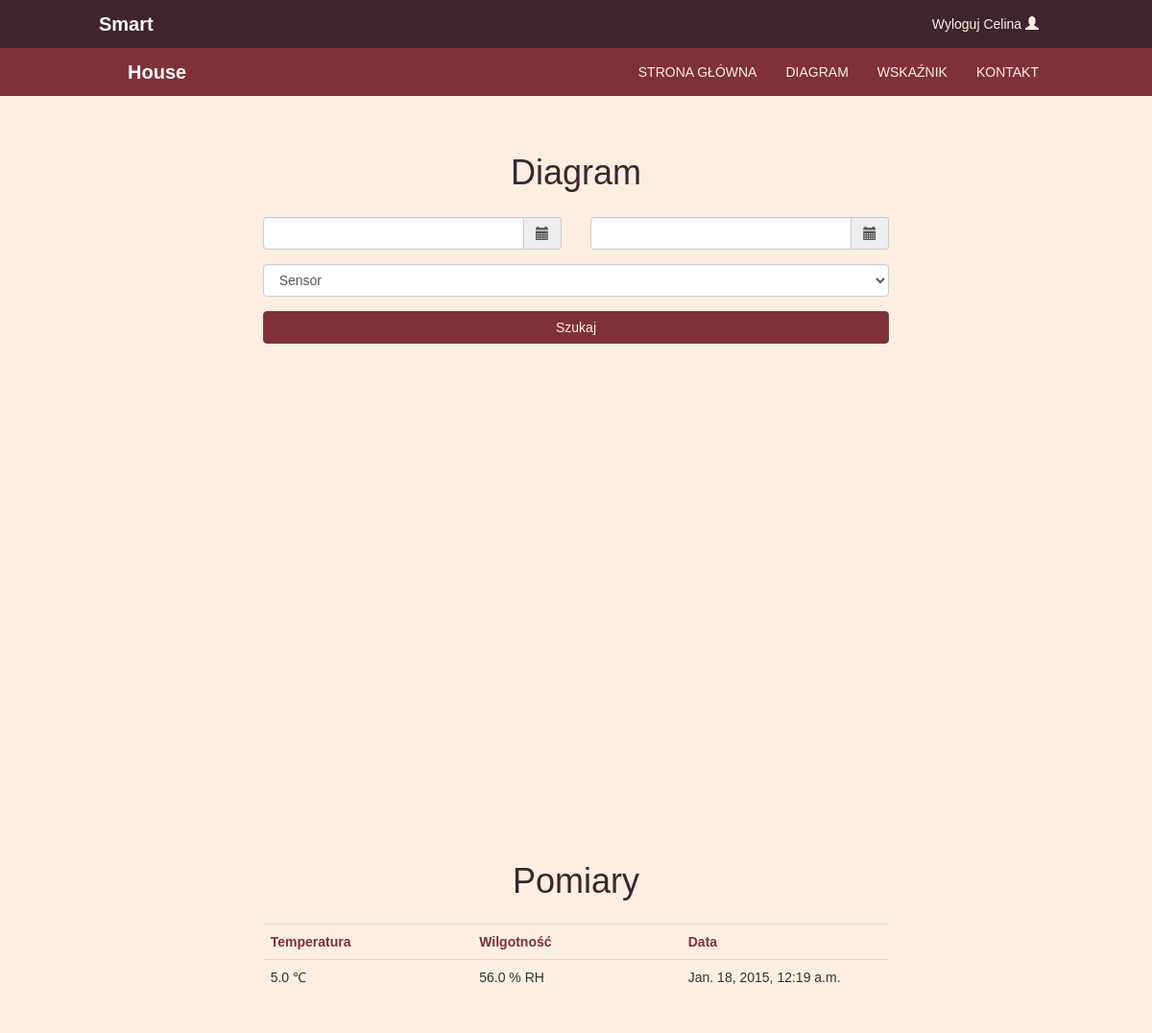
Before: /diagram/ (signed in) with the older database file.
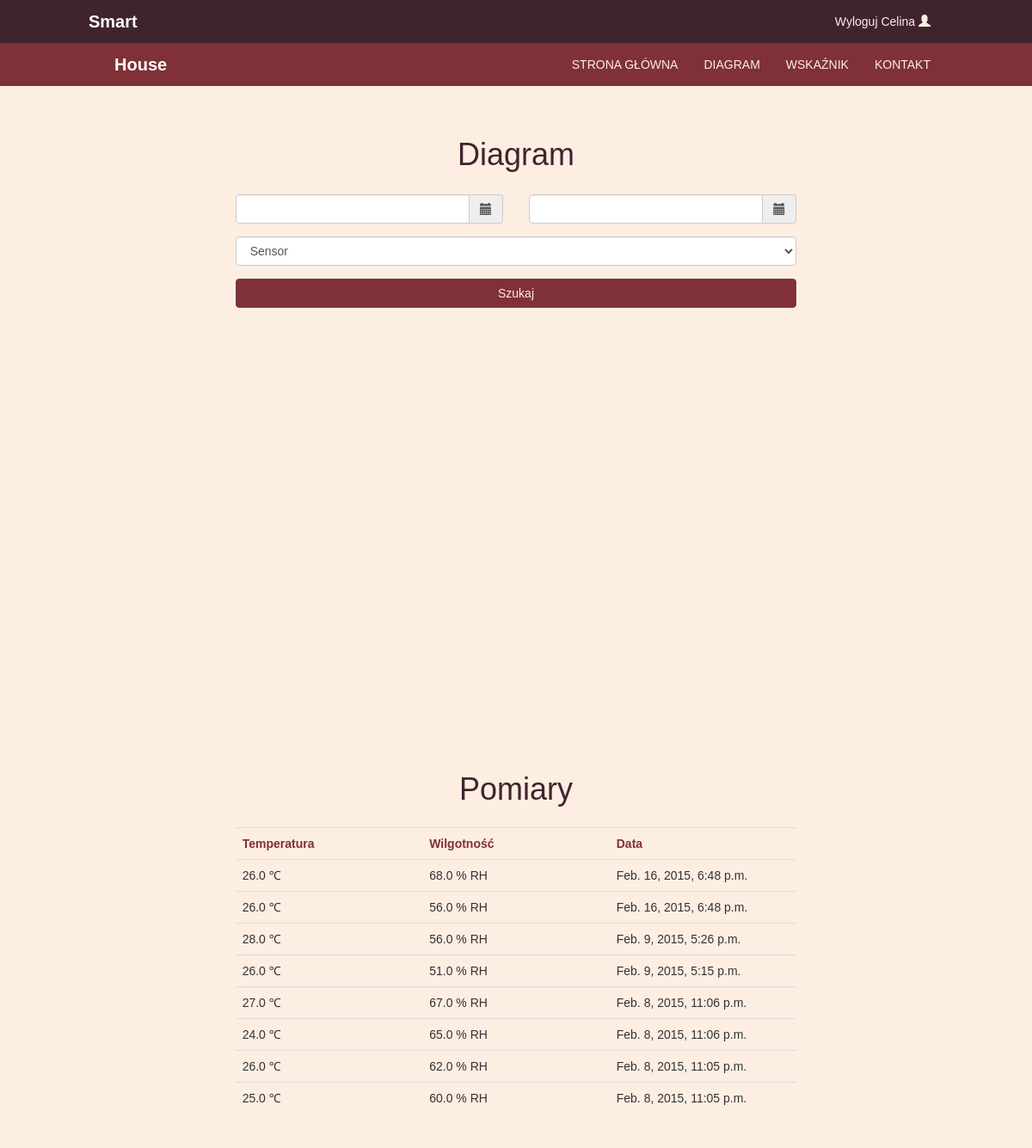
After: the same page with the newer database file.
### measurement/models.py (models this page shows, shortened)
class MeasurementData(models.Model):
    timestamp = models.DateTimeField()
    temperature = models.FloatField(default=-100.)
    humidity = models.FloatField(default=-100.)
    idSensor = models.ForeignKey(Sensor)

### measurement/views.py (the view)
# urls.py: url(r'^diagram/$', views.diagram, name="diagram"),
def diagram(request):
    sensor = Sensor.objects.all()
    try:
        if request.POST:
            sensorPOST = request.POST.get('s', False)
            sensorId = Sensor.objects.get(nameSensor=sensorPOST)
            date_start = request.POST.get('dateStart', False)
            date_end = request.POST.get('dateEnd', False)
            data = MeasurementData.objects.filter(idSensor=sensorId, timestamp__gte=date_start, timestamp__lte=date_end)
            text = "----"
        else:
            text = "Wszystkie Pomiary"
            data = MeasurementData.objects.filter(idSensor=1)
            sensor = Sensor.objects.all()
        sensor = Sensor.objects.all()
    except ObjectDoesNotExist:
        textproblem = "Prosze o wybranie czujnika."
        return render(request, 'diagram.html', { 'problem': textproblem, 'sensor': sensor })
    except ValidationError as e:
        textproblem = "Prosze o wybranie daty."
        return render(request, 'diagram.html', { 'problem': textproblem, 'sensor': sensor})
    return render_to_response('diagram.html', {'data': data, 'sensor': sensor, 'text': text}, context_instance=RequestContext(request))

### measurement/models.py (called while the page is built)
    def __unicode__(self):
        return str(self.nameSensor)

### static/templates/diagram.html (shortened to what this page needs)
{% extends 'base.html' %}
{% block head %}
<link href="/static/css/datepicker.css" rel="stylesheet">
{% endblock %}
{% block content %}
{% if user.is_authenticated %}
 <h1 style="text-align: center" >Diagram</h1>
<div class = "row">
    <div class="col-md-2"></div>
    <div class="col-md-8">
    </div>
    <div class="col-md-2"></div>
</div>
<form role="form" action="{% url 'diagram' %}" method="post">
    <div class="row">
        <div class="col-md-2"></div>
        <div class="form-group  col-md-4">
            <div class='input-group date' >
                <input type='text' name="dateStart" class="form-control " id="datepicker" />
                    <span class="input-group-addon"><span class="glyphicon glyphicon-calendar"></span>
                    </span>
            </div>
        </div>
        <div class="form-group col-md-4">
            <div class='input-group date'>
                <input type='text' name="dateEnd" class="form-control" id='datepicker2'  />
                    <span class="input-group-addon"><span class="glyphicon glyphicon-calendar"></span>
                    </span>
            </div>
        </div>
        <div class="col-md-2"></div>
    </div>
    <div  class="row">
        <div class="col-md-2"></div>
        <div class="form-group col-md-8">
            <select name="s"  class="form-control col-md-8">
                <option value="" selected="selected">Sensor</option>
            </select>
        </div>
        <div class="col-md-2"></div>
    </div>
    <div class="row">
        <div class="col-md-2"></div>
        <div class="col-md-8">
            <input class="form-control btn btn-primary"  type="submit" value="Szukaj"  />
        </div>
        <div class="col-md-2"></div>
    </div>
</form>
<div class="row">
    <div class="col-md-1"></div>
    <div class="col-md-10">
        <div id="chart_div" style="width: auto; height: 500px; margin-top:20px; "></div>
    </div>
</div>
 <h1 style="text-align: center" >Pomiary</h1>
<div class="row">
    <div class="col-md-2"></div>
    <div class="col-md-8">
        <table id="tableGraph" class="table">
            <tr>
                <th>Temperatura</th>
                <th>Wilgotność</th>
                <th>Data</th>
            </tr>
            {% for d in data|dictsortreversed:"timestamp" %}
            <tr>
                <td class="col-md-4">{{ d.temperature }} &#x2103</td>
                <td class="col-md-4">{{ d.humidity }} % RH</td>
                <td class="col-md-4">{{ d.timestamp }}</td>
            </tr>
            {% endfor %}
        </table>
    </div>
    <div class="col-md-2"></div>
</div>
{% endif %}
{% endblock %}

### static/templates/base.html (shortened to what this page needs)
<!DOCTYPE html>
<html lang="en">
<head>
    {% block head %}
    {% endblock %}
    <link href="/static/css/bootstrap.css" rel="stylesheet">
    <link href="/static/css/jumbotron.css" rel="stylesheet">
    <link href="/static/css/custom.css" rel="stylesheet">
</head>
<body>
<nav class="navbar navbar-default navbar-fixed-top" role="navigation">
    <div class="container">
        <div class="navbar-header">
            <a class="navbar-brand" href="/">Smart</a>
        </div>
        {% if user.is_authenticated %}
            <div class="myclass">
                <a id="logout" href="{% url 'logout' %}">Wyloguj</a> {{ user }} <span class="glyphicon glyphicon-user"></span>
            </div>
        {% endif %}
    </div>
</nav>
<div class="custom">
    <nav class="navbar navbar-default navbar-fixed-lower" role="navigation">
        <div class="container">
            <div class = "mine">
                <div class="navbar-header">
                    <a class="navbar-brand" href="/">House</a>
                </div>
            </div>
            <div class="collapse navbar-collapse collapse-buttons">
                <ul class="nav navbar-nav navbar-right">
                    <li><a href="/">Strona główna</a></li>
                    <li><a href="{% url 'diagram' %}">Diagram</a></li>
                    <li><a href="{% url 'scope' %}">Wskaźnik</a></li>
                    <li><a href="{% url 'contact' %}">Kontakt</a></li>
                </ul>
            </div>
        </div>
    </nav>
</div>
<div class="container">
    {% block content %}
    {% endblock %}
</div>
</body>
</html>

### static/css/jumbotron.css (style rules this page uses)
body { padding-top: 50px; padding-bottom: 20px; }

### static/css/custom.css (style rules this page uses)
body { background-color: #fdeee2; padding-top: 140px; font-family: "Ubuntu", sans-serif; }
.container { width: 1024px; }
.navbar-fixed-top { background-color: #3f242f !important; }
.navbar-default { background-color: #7F3137; border: none; }
.custom { position: fixed; z-index:1030; top: 50px; width:100%; }
.navbar-fixed-lower { position: static; }
.mine { margin-left: 30px; }
.navbar { border-radius: 0px; }
.navbar-default .navbar-brand { color: #ffffff; font-weight: 700; font-size: 20px; }
.navbar-default .navbar-nav > li > a { color: #FDEEE2; text-transform: uppercase; }
.btn-primary { color: #fdeee2; background-color: #7F3137; border-color: #714354; }
.myclass { text-align: right; color: #fdeee2; font-size: 14px; padding: 15px; text-transform: capitalize; }
#logout { color: #fdeee2; }
#tableGraph th { color: #7F3137; }
h1 { padding-bottom: 15px; color: #3F242F; }

Changed rows visible on the page:
removed MeasurementData: temperature "5.0", humidity "56.0", timestamp "Jan. 18, 2015, 12:19 a.m."
added MeasurementData: temperature "26.0", humidity "68.0", timestamp "Feb. 16, 2015, 6:48 p.m."
added MeasurementData: temperature "26.0", humidity "56.0", timestamp "Feb. 16, 2015, 6:48 p.m."
added MeasurementData: temperature "28.0", humidity "56.0", timestamp "Feb. 9, 2015, 5:26 p.m."
added MeasurementData: temperature "26.0", humidity "51.0", timestamp "Feb. 9, 2015, 5:15 p.m."
added MeasurementData: temperature "27.0", humidity "67.0", timestamp "Feb. 8, 2015, 11:06 p.m."
added MeasurementData: temperature "24.0", humidity "65.0", timestamp "Feb. 8, 2015, 11:06 p.m."
added MeasurementData: temperature "26.0", humidity "62.0", timestamp "Feb. 8, 2015, 11:05 p.m."
added MeasurementData: temperature "25.0", humidity "60.0", timestamp "Feb. 8, 2015, 11:05 p.m."
